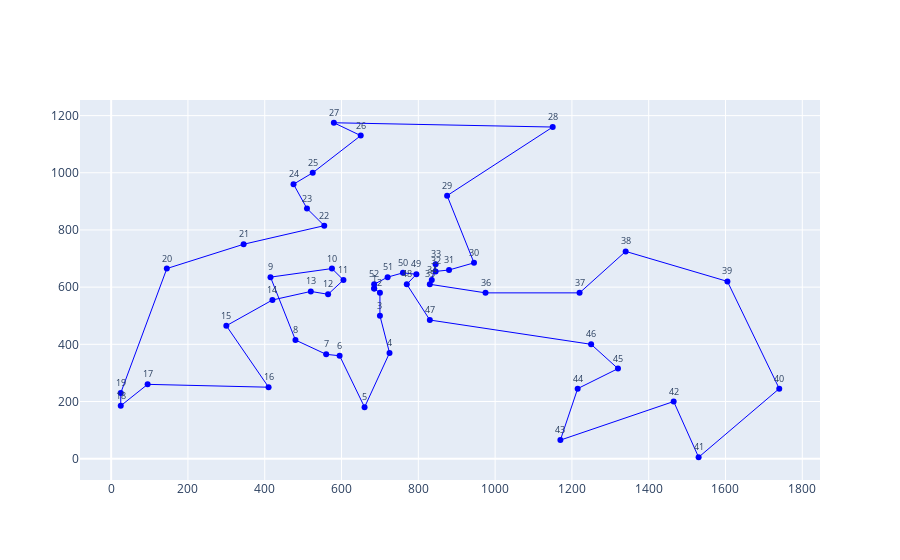

Here is the notebook cell this chart was saved with:
### Code cell
fig = go.Figure()
# fig.add_trace(
# go.Scatter(
#     x=caminhos[:,0], y=caminhos[:,1],
#     line=dict(width=1, color='#FF0000'),
#     hoverinfo='none',
#     text = [str(i) for i in range(1, caminhos2.shape[0])],
#     mode="lines+markers+text",
#     textposition="top center",
#     textfont=dict(size=9)
# )
# )

fig.add_trace(
go.Scatter(
    x=caminhos2[:,0], y=caminhos2[:,1],
    line=dict(width=1, color='#0000FF'),
    hoverinfo='none',
    text = [str(i) for i in range(1, caminhos2.shape[0])],
    mode="lines+markers+text",
    textposition="top center",
    textfont=dict(size=9)
)
)

fig.write_image('Img.pdf')
fig.show()

### Figure 1 — Plotly figure (JSON) as saved in the notebook; plotly's stock layout.template omitted (floating-point values rounded to 4 significant figures)
{"data": [{"hoverinfo": "none", "line": {"color": "#0000FF", "width": 1}, "mode": "lines+markers+text", "text": ["1", "2", "3", "4", "5", "6", "7", "8", "9", "10", "11", "12", "13", "14", "15", "16", "17", "18", "19", "20", "21", "22", "23", "24", "25", "26", "27", "28", "29", "30", "31", "32", "33", "34", "35", "36", "37", "38", "39", "40", "41", "42", "43", "44", "45", "46", "47", "48", "49", "50", "51", "52"], "textfont": {"size": 9}, "textposition": "top center", "type": "scatter", "x": [685, 700, 700, 725, 660, 595, 560, 480, 415, 575, 605, 565, 520, 420, 300, 410, 95, 25, 25, 145, 345, 555, 510, 475, 525, 650, 580, 1150, 875, 945, 880, 845, 845, 835, 830, 975, 1220, 1340, 1605, 1740, 1530, 1465, 1170, 1215, 1320, 1250, 830, 770, 795, 760, 720, 685, 685], "y": [595, 580, 500, 370, 180, 360, 365, 415, 635, 665, 625, 575, 585, 555, 465, 250, 260, 185, 230, 665, 750, 815, 875, 960, 1000, 1130, 1175, 1160, 920, 685, 660, 655, 680, 625, 610, 580, 580, 725, 620, 245, 5, 200, 65, 245, 315, 400, 485, 610, 645, 650, 635, 610, 595]}], "layout": {"autosize": true, "xaxis": {"autorange": true, "range": [-80.1, 1845.0], "type": "linear"}, "yaxis": {"autorange": true, "range": [-80.7, 1261.0], "type": "linear"}}}
